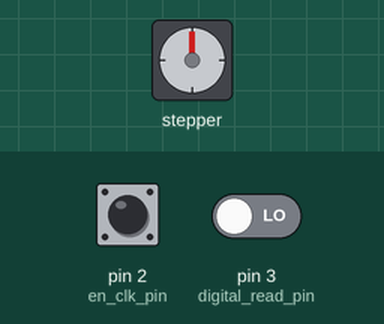
Simulated run of this sketch. Board: Arduino Nano, built with avr-gcc and run on an emulated ATmega328P. Shown: stepper motor. Wiring (inferred from the names in the program): stepper motor driver (200 steps per turn assumed): step pin 9; direction pin 8; enable pin 7. The inputs (shaded band) are chosen by the test bench; at power-on: pin 3 (digital_read_pin) LOW, pin 2 (en_clk_pin) HIGH. What the sketch prints to the serial monitor is not drawn.

Above: at 1.3 s.
1.4 s: pin 3 (digital_read_pin) driven HIGH
At 1.55 s:
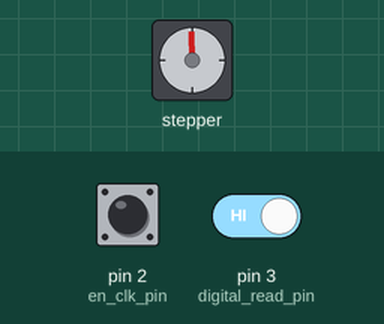
At 2.15 s:
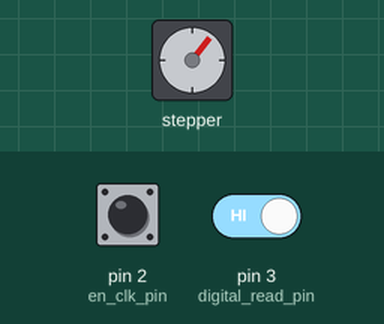
Timing chart, 0 to 13.4 s (numbered marks = the images above; inputs shaded):
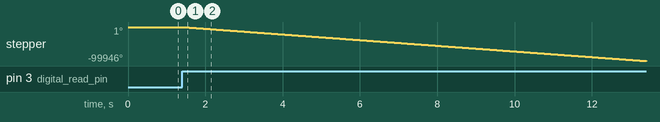

Measured:
- after the input at 1.4 s, stepper: keeps turning counter-clockwise at about 8329°/s, starting at once

The sketch:

dsr_nema17_42hs48_1684_009_02.ino
```cpp
/*

Code Version 9.2:- implement Interrupt for reading digital pin 10 (Works in combination with "digital_write_002.ino")
Code Version 9.1:- Read Digital Read Pin From other Arduino Nano (Which is Reading PWM from FC or Reciver)
Code Version 9 :- Falling back to general (not using accel lib)
Code Version 8 :- Facing an issue with reading PWM , implementing knob(Hw 040) for increasing and decreasing the pwm val manually.
                  Code implementations from "dsr_nema23_002_2.ino"
Code Version 7 :- Activate the seed picker only when pwm read is above 1200pwm
Code Version 6 :- Avoid using pulsein and implement ISR
Code Version 5 :- Recheck accel lib , rpm calculation in loop
Code Version 4 :- Torque calculation on bench (Running Torque 2kgcm @3200SPR @1.5amp @93.75rpm )
Code Version 3 :- micro step selection based in range 5rpm to 100rpm
Code Version 2 :- implement RPM calculator in setup section for the micro step and dt selected
Code Version 1 :- Check accel lib and micro stepping
---------------- Components Used ----------------
Driver Used  = TB6600
Stepper Used = Nema 17, 42HS48-1684,
Gear Box = No
Micro Step used = 1/16 (Full Step Mode - 200SPR) S1 = 1, S2 = 1, S3 = 0
Current Set = 1.5Amp  S4 = 1, S5 = 1, S6 = 0
Input Volatge = 12v (8amp) for driver
Arduino = Nano original
12v to 5v buck (for powering Nano)
Rotary encoder input = Hw040 30pulses per 1 complete rotation
--------------------------------------------------

-------------- Connections -------------------
TB6600 to Nano
 ENA- , DIR- and PUL-  ->   gnd of arduino
 ENA+                  ->   D7
 DIR+                  ->   D8
 PUL+                  ->   D9

Encode Knob to nano
Clk O/p A             ->    D2
Dt  O/p B             ->    NC
Sw                    ->    NC
5v                    ->    5v
GND                   ->    GND
-----------------------------------------------


Created on :- 09-02-2026
Created by :- K Madhu Mohan Chary
For code enquiry :- madhu@marutdrones.com

*/
#include <AccelStepper.h>

// Used Common cathode setup on driver
const byte pul_pin = 9; //pulse pin
const byte dir_pin = 8; //direction pin
const byte ena_pin = 7; //enable pin


//micro step selection based in range 5rpm to 100rpm
unsigned long SPR = 3200; //Steps per rotation (unsigned long for rpm calculation)
unsigned long dt = 100; //micro seconds
int dt_min = 100; //100 -> 93.75rpm or 1.5625rps (0.5kgcm holding , 2kgcm running torque) @3200SPR @1.5amp (or)   200 -> 93.75 @1600SPR
int dt_max = 1000; //1000 -> 9.38rpm or 0.1563rps (1.5kgcm holding, 2.5kgcm running torque) @3200SPR @1.5amp (or)  2000 -> 9.38 @1600SPR
float rpm ; //rpm must be float or double


//Torque
int read_pos = 0; // for incoming serial data

//accel
float accel_lib_rpm ;
int set_step_per_sec = 0;
int min_step_per_sec = 500; // 93.75 RPM @3200 SPR
int max_step_per_sec = 5000;// 9.38 RPM @3200 SPR

//picker
//int min_seeder_pwm = 1051; Updated in knob section
int max_seeder_pwm = 1951;
unsigned long read_seeder_pwm = 0;


//cutoff pwm
unsigned long cut_off_pwm = 1200;


//knob
volatile byte en_clk_pin = 2;//interrupt pin
volatile int pwm_incre_decre_factor = 50;
volatile int pwm_incre_decre = 0;
volatile int min_seeder_pwm = 1051;


//micro
unsigned long curr_micro = 0;
unsigned long prev_micro = 0;
volatile bool state = HIGH;

volatile int dt_micro = 100;
volatile int dt_micro_min = 100;
volatile int dt_micro_max = 1000;
volatile int dt_micro_factor = 10;

//digital Read from other (nano)
volatile byte digital_read_pin = 3;
volatile bool digital_read_val = LOW;


void change_dt_micro()
{
    dt_micro = dt_micro + dt_micro_factor;

    if(dt_micro > dt_micro_max)
    {
      dt_micro = dt_micro_min;
    }
}

void read_digital_pin()
{
  digital_read_val = digitalRead(digital_read_pin);
}

void setup() {
  pinMode(pul_pin,OUTPUT);
  pinMode(dir_pin,OUTPUT);
  pinMode(ena_pin,OUTPUT);
  pinMode(en_clk_pin,INPUT);
  pinMode(digital_read_pin,INPUT);

  digitalWrite(ena_pin,LOW);
  digitalWrite(dir_pin,LOW);
  Serial.begin(9600);

  delay(100);

  //seed_stepper.setMaxSpeed(max_step_per_sec);// in steps per second = 3200 * 1.5625 = 5000 (max steps per second) @93.75rpm
  // 3200 * 0.1563 = 500 (min steps per second) @9.38rpm
  rpm = 30000000.0 / (SPR * dt); //importent

  Serial.print("With SPR = ");
  Serial.print(SPR);
  Serial.print(" and dt = ");
  Serial.print(dt);
  Serial.print(" Calculated RPM = ");
  Serial.println(rpm);
  attachInterrupt(digitalPinToInterrupt(en_clk_pin),change_dt_micro,RISING);
  attachInterrupt(digitalPinToInterrupt(digital_read_pin),read_digital_pin,HIGH);  //Dont Change "HIGH"

}

void loop()
{

   if(digital_read_val == HIGH)
   {
    curr_micro = micros();
    if((curr_micro - prev_micro) >= dt_micro)
    {
        state = !state;
        digitalWrite(pul_pin,state);
        //Serial.println(state);
        prev_micro = curr_micro;
    }
   }

}
```
